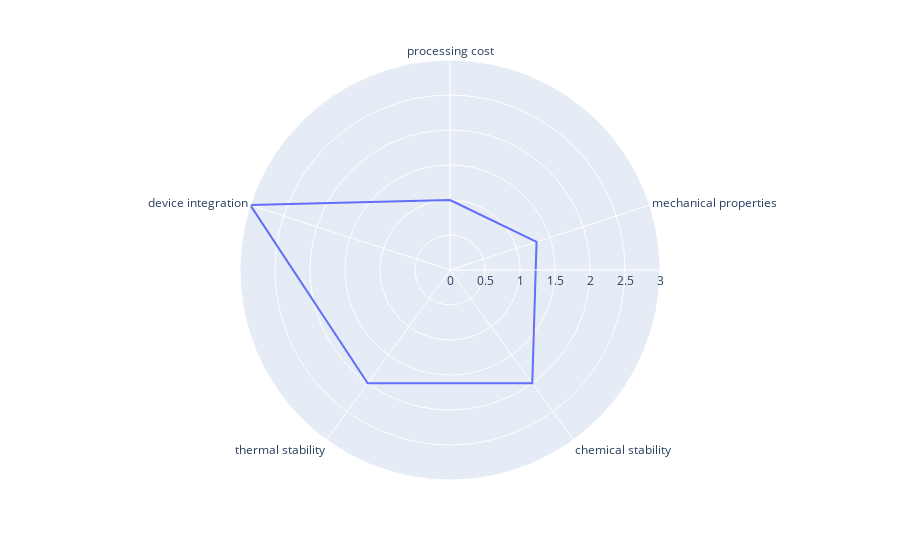

This figure's notebook cell:
### Code cell
import plotly.express as px
import pandas as pd
df = pd.DataFrame(dict(
    r=[1, 1.3, 2, 2, 3],
    theta=['processing cost','mechanical properties','chemical stability',
           'thermal stability', 'device integration']))
fig = px.line_polar(df, r='r', theta='theta', line_close=True)
fig.show()

### Figure 1 — Plotly figure (JSON) as saved in the notebook; plotly's stock layout.template omitted (floating-point values rounded to 4 significant figures)
{"data": [{"hovertemplate": "r=%{r}<br>theta=%{theta}<extra></extra>", "legendgroup": "", "line": {"color": "#636efa", "dash": "solid"}, "marker": {"symbol": "circle"}, "mode": "lines", "name": "", "r": [1, 1.3, 2, 2, 3, 1], "showlegend": false, "subplot": "polar", "theta": ["processing cost", "mechanical properties", "chemical stability", "thermal stability", "device integration", "processing cost"], "type": "scatterpolar"}], "layout": {"autosize": true, "legend": {"tracegroupgap": 0}, "margin": {"t": 60}, "polar": {"angularaxis": {"direction": "clockwise", "rotation": 90, "type": "category"}, "domain": {"x": [0, 1], "y": [0, 1]}, "radialaxis": {"autorange": true, "range": [0, 3], "type": "linear"}}}}
